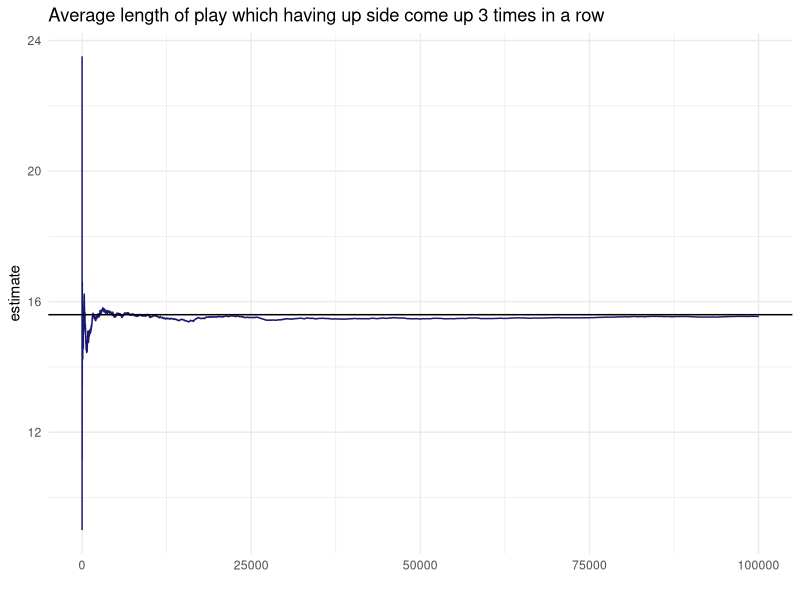

Reproduce this figure in R.
## ---- chunk 1
knitr::opts_chunk$set(echo = TRUE)
## ---- chunk 2
library(tidyverse)
theme_set(theme_minimal())

## ---- chunk 3
coin_sim <- function(x) {
  simulation <- rle(rbinom(x, 1, 0.5))
  which(simulation$lengths == 3 & simulation$values == 1)[1]
}

sim_res <- crossing(test = 1:1e5L) %>%
  mutate(res = map_dbl(rep(1000, 1e5L), ~coin_sim(.x))) %>%
  na.omit() %>%
  mutate(estimate = cumsum(res) / test)

sim_res %>%
  ggplot(aes(test, estimate)) +
  geom_line(color = "midnightblue") +
  geom_hline(yintercept = 15.6) +
  labs(x = "", title = "Average length of play which having up side come up 3 times in a row")


